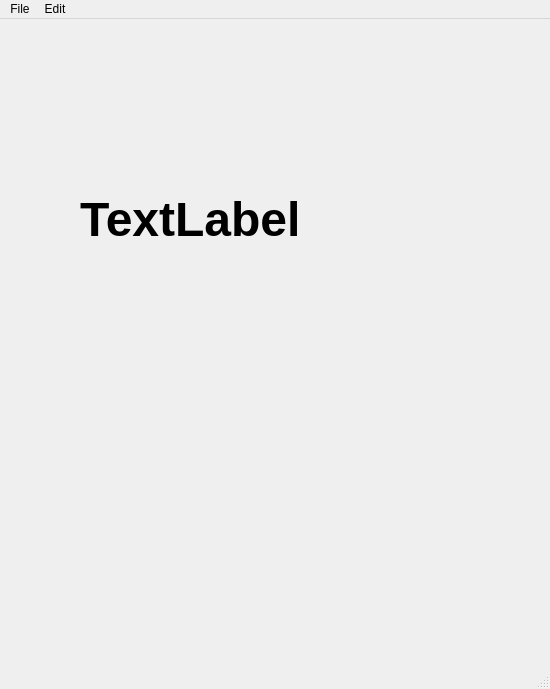
<?xml version="1.0" encoding="UTF-8"?>
<ui version="4.0">
 <class>MainWindow</class>
 <widget class="QMainWindow" name="MainWindow">
  <property name="geometry">
   <rect>
    <x>0</x>
    <y>0</y>
    <width>550</width>
    <height>689</height>
   </rect>
  </property>
  <property name="windowTitle">
   <string>MainWindow</string>
  </property>
  <widget class="QWidget" name="centralwidget">
   <widget class="QLabel" name="label">
    <property name="geometry">
     <rect>
      <x>80</x>
      <y>120</y>
      <width>271</width>
      <height>161</height>
     </rect>
    </property>
    <property name="font">
     <font>
      <pointsize>36</pointsize>
      <weight>75</weight>
      <bold>true</bold>
     </font>
    </property>
    <property name="text">
     <string>TextLabel</string>
    </property>
   </widget>
  </widget>
  <widget class="QMenuBar" name="menubar">
   <property name="geometry">
    <rect>
     <x>0</x>
     <y>0</y>
     <width>550</width>
     <height>21</height>
    </rect>
   </property>
   <widget class="QMenu" name="menuFile">
    <property name="title">
     <string>File</string>
    </property>
    <addaction name="actionNew"/>
    <addaction name="actionSave"/>
   </widget>
   <widget class="QMenu" name="menuEdit">
    <property name="title">
     <string>Edit</string>
    </property>
    <addaction name="actionCopy"/>
    <addaction name="actionPaste"/>
   </widget>
   <addaction name="menuFile"/>
   <addaction name="menuEdit"/>
  </widget>
  <widget class="QStatusBar" name="statusbar"/>
  <action name="actionNew">
   <property name="text">
    <string>New</string>
   </property>
   <property name="statusTip">
    <string>Create New File</string>
   </property>
   <property name="shortcut">
    <string>Ctrl+N</string>
   </property>
  </action>
  <action name="actionSave">
   <property name="text">
    <string>Save</string>
   </property>
   <property name="statusTip">
    <string>Save File</string>
   </property>
   <property name="shortcut">
    <string>Ctrl+S</string>
   </property>
  </action>
  <action name="actionCopy">
   <property name="text">
    <string>Copy</string>
   </property>
   <property name="statusTip">
    <string>Copy File</string>
   </property>
  </action>
  <action name="actionPaste">
   <property name="text">
    <string>Paste</string>
   </property>
   <property name="statusTip">
    <string>Paste</string>
   </property>
  </action>
 </widget>
 <resources/>
 <connections/>
</ui>
